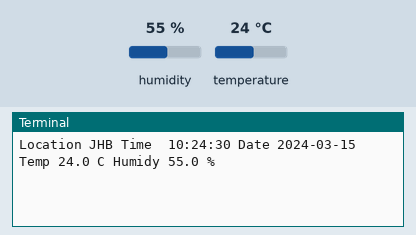
This program was run on a simulated Raspberry Pi (BCM pin numbers). On the bench: the last lines printed to the terminal. Inputs (shaded band) come from the test bench; at power-on: humidity 55 %, temperature 24 °C. The clock reads 2024-03-15 10:24:30 at power-on unless the program sets it.

Above: at 1.2 s.
1.3 s: humidity set to 22 %
At 6.5 s:
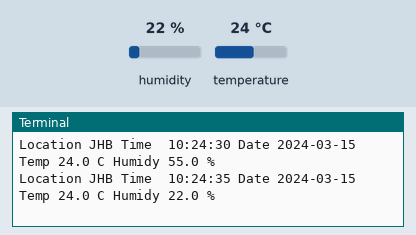
7.7 s: temperature set to 12 °C
At 12.8 s:
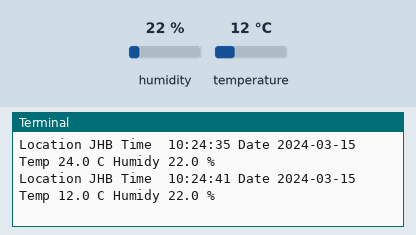
14.1 s: humidity set to 40 %
At 18.0 s:
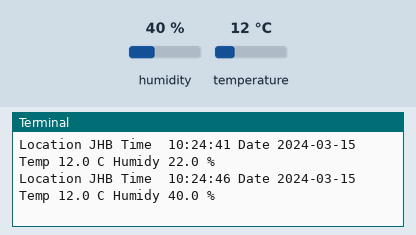
Timing chart, 0 to 19.5 s (numbered marks = the images above; inputs shaded):
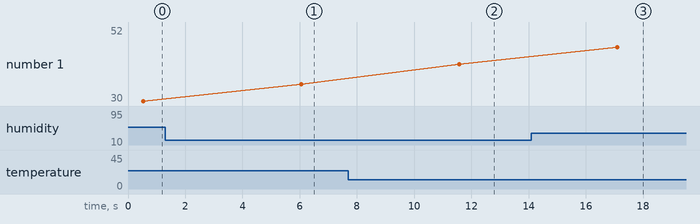

The program:

4.TempHumidity.py
```python
import Adafruit_DHT
import time
import datetime

DHT_PIN = 4
DHT_SENSOR = Adafruit_DHT.DHT11

while True:
    e = datetime.datetime.now()
    humidity, temperature = Adafruit_DHT.read(DHT_SENSOR, DHT_PIN)
    loc = "JHB"
    timed = "%s:%s:%s" % (e.hour, e.minute, e.second)
    dated = datetime.date.today()

    if humidity is not None and temperature is not None:
        print ("Location", loc, "Time ", timed, "Date", dated, "Temp", temperature,"C Humidy", humidity,"%")
    else:
        print("Sensor Failure");
    time.sleep(5);
```

Measured:
- after the input at 1.3 s, the terminal: prints a new line after 4.8 s (image 1)
- after the input at 7.7 s, the terminal: prints a new line after 3.9 s (image 2)
- after the input at 14.1 s, the terminal: prints a new line after 3.0 s (image 3)
